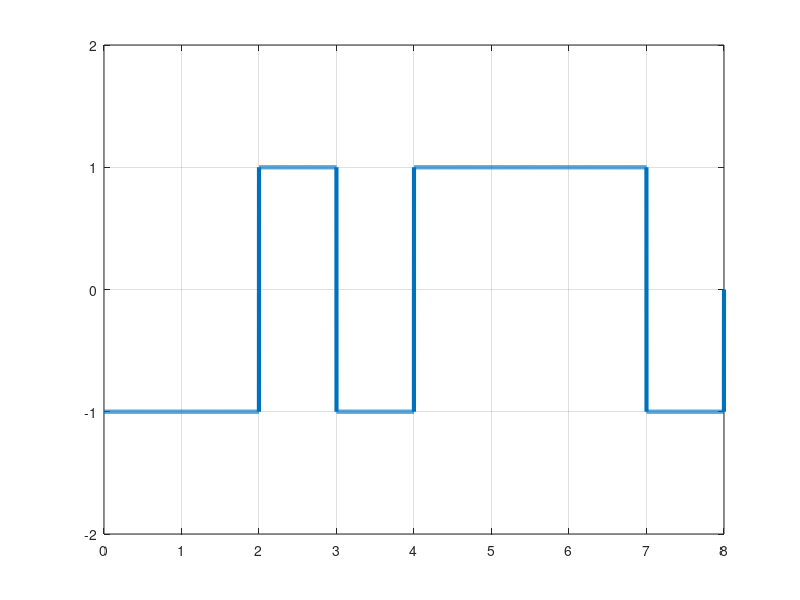

Recreate this plot in MATLAB.
bits = [1 0 1 1 1 0 0 1]
bitrate = 1;
n = 1000;
T = length(bits)/bitrate;
N = n*length(bits);
dt = T/N;
t = 0:dt:T;
x = zeros(1,length(t));
lastbit = 1;
for i=1:length(bits)
  if bits(i)==1
    x((i-1)*n+1:i*n) = -lastbit;
    lastbit = -lastbit;
  else x((i-1)*n+1:i*n) = lastbit;
  end
end
plot( t, x, 'Linewidth', 3);
axis([0 T -2 2 ]);
grid on 
set(gca,'xtick',[0:1:T])
set(gca,'ytick',[-2:1:2])
counter = 0;
lastbit = 1;
z=0;
for i = 1:length(t)
  if t(i)>counter
    counter = counter + (1/bitrate);
    if x(i)!=lastbit
      z=z+1;
      result(z) = 1;
      
      lastbit = -lastbit;
    else z=z+1;result(z) = 0;
  end
  end
end
disp('NRZ-I Decoding:');
disp(result);